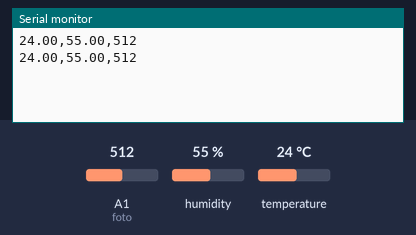
A sketch run on a simulated Arduino Uno, built with avr-gcc and run on an emulated ATmega328P. Shown: the last lines printed to the serial monitor. The test bench sets the inputs (shaded band); at power-on: humidity 55 %, A1 (foto) = 512, temperature 24 °C.

Above: at 1.8 s.
1.9 s: humidity set to 22 %
At 2.9 s:
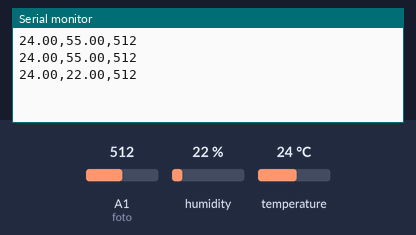
3.4 s: A1 (foto) set to 716
At 4.7 s:
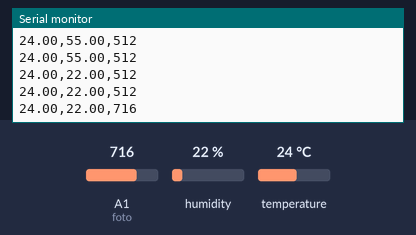
4.9 s: temperature set to 12 °C
At 5.8 s:
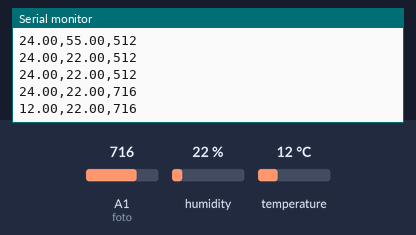
6.4 s: A1 (foto) set to 900
At 7.7 s:
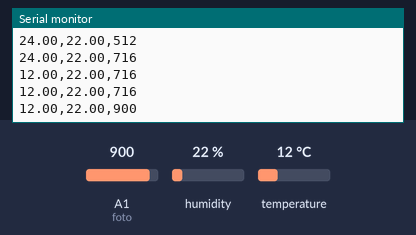
7.9 s: humidity set to 40 %
At 9.0 s:
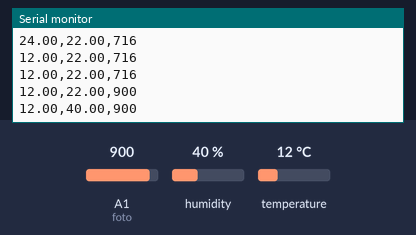
Timing chart, 0 to 10.4 s (numbered marks = the images above; inputs shaded):
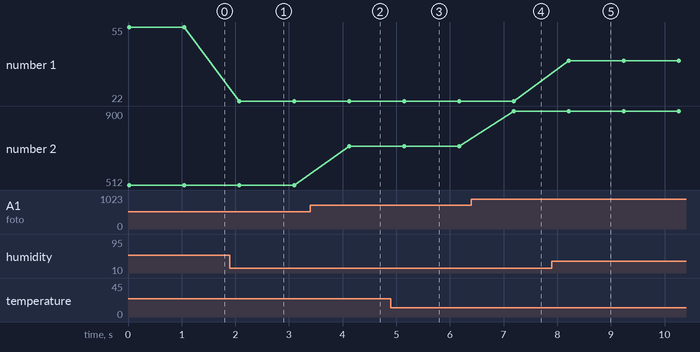

The sketch:

arduino_sql.ino
```cpp
#include "dht.h"

const int sensor = A0;
dht DHT;
const int foto = A1;
float temp;
float umid;
int lum;

void setup() {
  Serial.begin(9600);
}

void loop() {
  DHT.read11(sensor);
  temp = DHT.temperature;
  umid = DHT.humidity;
  lum = analogRead(foto);

  Serial.print(temp);
  Serial.print(",");
  Serial.print(umid);
  Serial.print(",");
  Serial.println(lum);

  delay(1000);
}
```

Measured:
- after the input at 1.9 s, the serial monitor: prints a new line after 0.17 s (image 1)
- after the input at 3.4 s, the serial monitor: prints a new line after 0.72 s (image 2)
- after the input at 4.9 s, the serial monitor: prints a new line after 0.25 s (image 3)
- after the input at 6.4 s, the serial monitor: prints a new line after 0.79 s (image 4)
- after the input at 7.9 s, the serial monitor: prints a new line after 0.32 s (image 5)
- plotted number 1: 55 → 22 after the input at 1.9 s, 22 → 40 after the input at 7.9 s
- plotted number 2: 512 → 716 after the input at 3.4 s, 716 → 900 after the input at 6.4 s
